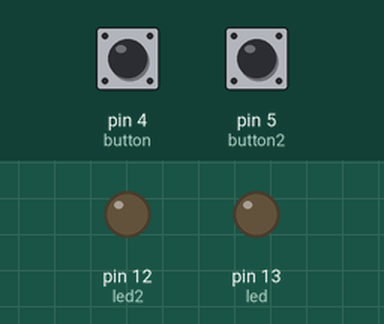
Simulated run of this sketch. Board: Arduino Uno, built with avr-gcc and run on an emulated ATmega328P. Shown: output pins drawn as LEDs (lit = HIGH). The inputs (shaded band) are chosen by the test bench; at power-on: pin 4 (button) LOW, pin 5 (button2) LOW.

Above: at 1.2 s.
1.3 s: pin 4 (button) pulled HIGH for 0.15 s
At 1.37 s:
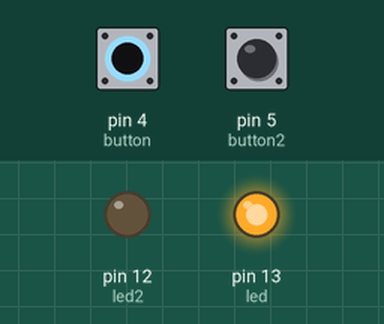
2.9 s: pin 5 (button2) pulled HIGH for 0.15 s
At 2.97 s:
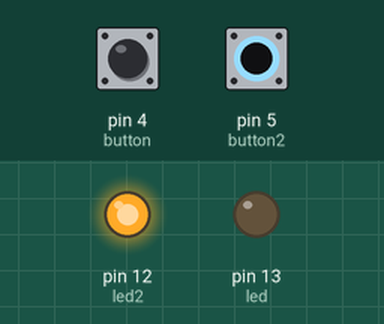
4.5 s: pin 5 (button2) pulled HIGH for 3.2 s
At 8.2 s:
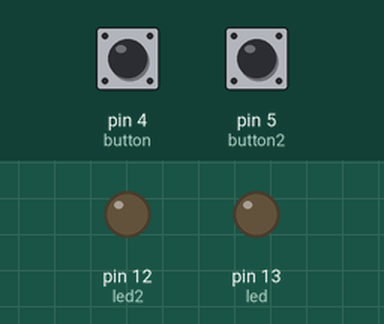
9.2 s: pin 4 (button) pulled HIGH for 3.2 s
At 10.5 s:
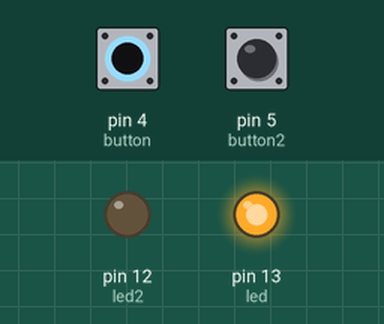
13.9 s: pin 4 (button) driven HIGH and pin 5 (button2) driven HIGH
At 15.3 s:
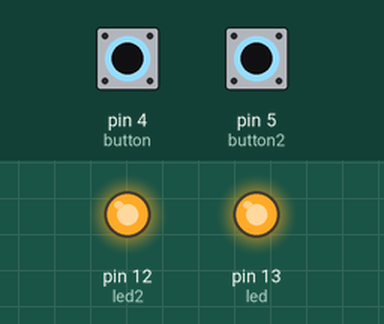
Timing chart, 0 to 16.4 s (numbered marks = the images above; inputs shaded):
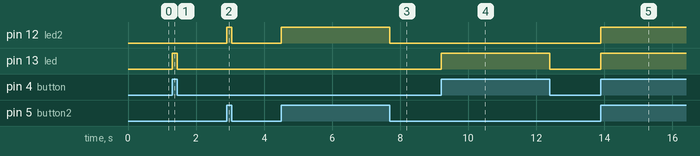

Measured:
- after the input at 1.3 s, pin 13 (led): LOW → HIGH at once, → LOW 0.15 s later
- after the input at 2.9 s, pin 12 (led2): LOW → HIGH at once, → LOW 0.15 s later
- after the input at 4.5 s, pin 12 (led2): LOW → HIGH at once, → LOW 3.2 s later
- after the input at 9.2 s, pin 13 (led): LOW → HIGH at once, → LOW 3.2 s later
- after the input at 13.9 s, pin 12 (led2), pin 13 (led): LOW → HIGH at once

The sketch:

Leds_with_buttons_code_v2.ino
```cpp
const int button = 4;
const int button2 = 5; //pin of button
const int led = 13; //pin of LED
const int led2 = 12;

int buttonState = LOW;
int buttonState2 = LOW;

void setup() {
  pinMode(button, INPUT);
  pinMode(button2, INPUT);
  pinMode(led, OUTPUT);
  pinMode(led2, OUTPUT);


}

void loop() {
  buttonState = digitalRead(button);
  buttonState2 = digitalRead(button2);

  if (buttonState == HIGH) {
    digitalWrite(led, 1);
  }
  else {
    digitalWrite(led, LOW);
  }
  if (buttonState2 == HIGH) {
    digitalWrite(led2, 1);
  }
  else {
    digitalWrite(led2, 0);
  }


}
```
